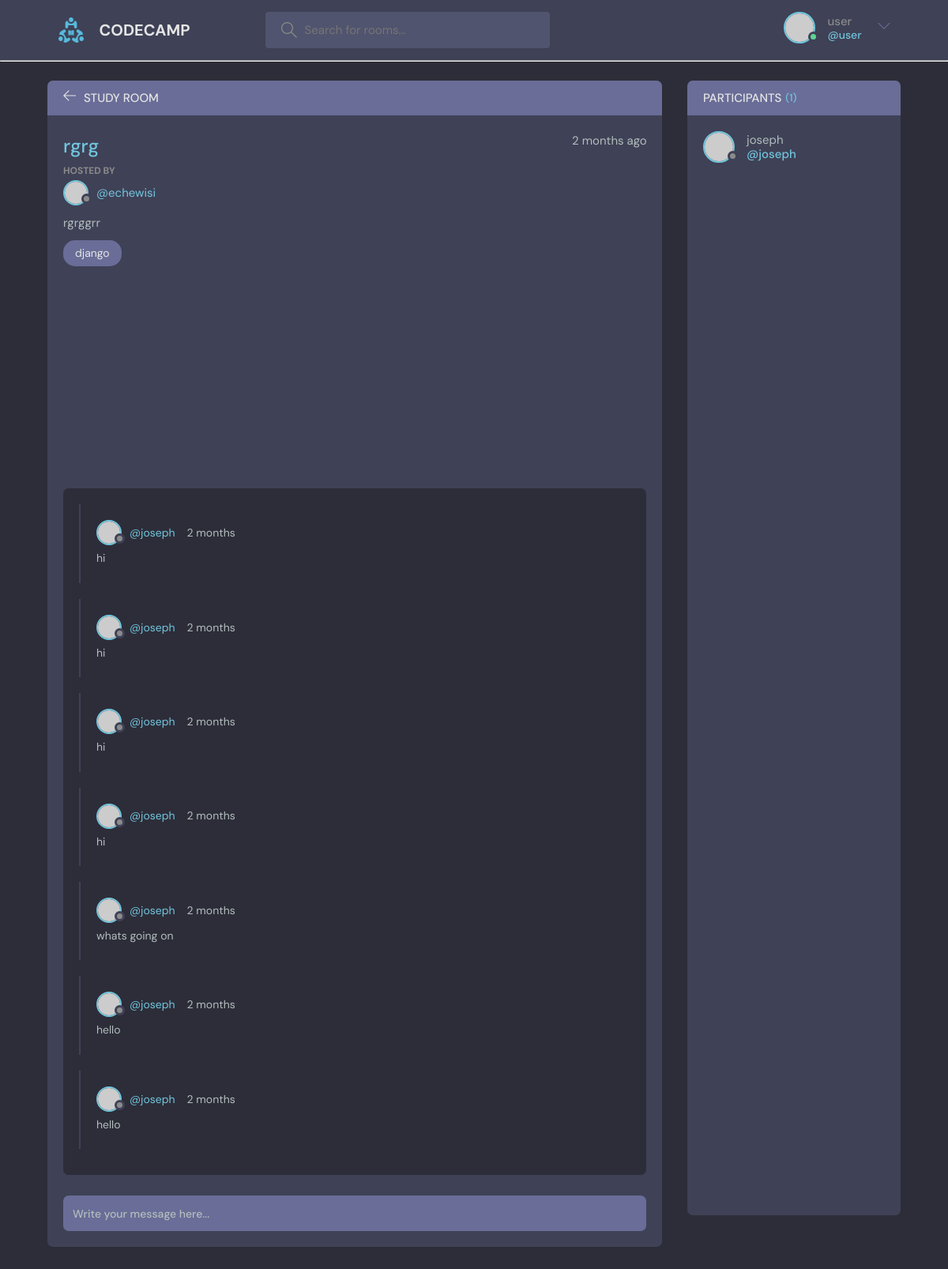
The app's page /room/7/ (signed in) with its own data.
### base/models.py (models this page shows, shortened)
class Room(models.Model):
    host=models.ForeignKey(User, on_delete= models.SET_NULL, null=True)
    topic= models.ForeignKey(Topic, on_delete= models.SET_NULL, null=True)
    name= models.CharField(max_length=200)
    description= models.TextField(null=True, blank= True)
    participants= models.ManyToManyField(User, related_name='participants', blank=True)
    updated= models.DateTimeField(auto_now= True)
    created= models.DateTimeField( auto_now_add= True)
    class Meta:
        ordering= ['-updated', '-created']

class Topic(models.Model):
    name=models.CharField(max_length=200)
    def __str__(self):
        return self.name

class Message(models.Model):
    user= models.ForeignKey(User, on_delete=models.CASCADE )
    room= models.ForeignKey(Room, on_delete=models.CASCADE )
    body= models.TextField()
    updated= models.DateTimeField(auto_now= True)
    created= models.DateTimeField( auto_now_add= True)
    class Meta:
        ordering= ['-updated', '-created']

### base/views.py (the view, shortened to what this page needs)
# urls.py: path('room/<str:pk>/', views.room, name='room'),
def room(request, pk):
    room = Room.objects.get(id=pk)
    room_messages = room.message_set.all()
    participants = room.participants.all()
    participants_count = room.participants.count()
    context = {'room': room, 'room_messages': room_messages,
            'participants': participants, 'participants_count': participants_count}
    return render(request, 'base/room.html', context)

### base/templates/base/room.html (shortened to what this page needs)
{%extends 'main.html'%}
{%block content%}
    <main class="profile-page layout layout--2">
      <div class="container">
        <div class="room">
          <div class="room__top">
            <div class="room__topLeft">
              <a href="{% url 'home' %}"  onclick="goback()" >
                <svg version="1.1" xmlns="http://www.w3.org/2000/svg" width="32" height="32" viewBox="0 0 32 32">
                  <title>arrow-left</title>
                  <path
                    d="M13.723 2.286l-13.723 13.714 13.719 13.714 1.616-1.611-10.96-10.96h27.625v-2.286h-27.625l10.965-10.965-1.616-1.607z"
                  ></path>
                </svg>
              </a>
              <h3>Study Room</h3>
            </div>
          </div>
          <div class="room__box scroll">
            <div class="room__header scroll">
              <div class="room__info">
                <h3>{{room.name}}</h3>
                <span>{{room.created|timesince}} ago</span>
              </div>
              <div class="room__hosted">
                <p>Hosted By</p>
                <a href="{% url 'profile' room.host.id %}" class="room__author">
                  <div class="avatar avatar--small">
                    <img src="https://randomuser.me/api/portraits/men/37.jpg" />
                  </div>
                  <span>@{{room.host.username}}</span>
                </a>
              </div>
              <div class="room__details">
                  {{room.description}}
              </div>
              <span class="room__topics">{{room.topic}}</span>
            </div>
            <div class="room__conversation">
              <div class="threads scroll">
                {%for message in room_messages%}
                <div class="thread">
                  <div class="thread__top">
                    <div class="thread__author">
                      <a href="{% url 'profile' message.user.id %}" class="thread__authorInfo">
                        <div class="avatar avatar--small">
                          <img src="https://randomuser.me/api/portraits/men/37.jpg" />
                        </div>
                        <span>@{{message.user}}</span>
                      </a>
                      <span class="thread__date">{{message.created|timesince}}</span>
                    </div>
                  </div>
                  <div class="thread__details">
                        {{message.body}}
                  </div>
                </div>
                {%endfor%}
              </div>
            </div>
          </div>
            <div class="room__message">
              <form action="#"><input name="" placeholder="Write your message here..." /></form>
            </div>
        </div>
        <div class="participants">
          <h3 class="participants__top">Participants <span>({{participants_count}})</span></h3>
          <div class="participants__list scroll">
            {%for user in participants %}
            <a href="{% url 'profile' user.id %}" class="participant">
              <div class="avatar avatar--medium">
                <img src="https://randomuser.me/api/portraits/men/37.jpg" />
              </div>
              <p>
                {{user.username}}
                <span>@{{user.username}}</span>
              </p>
            </a>
            {%endfor%}
          </div>
        </div>
      </div>
    </main>
{%endblock%}

### templates/navbar.html (shortened to what this page needs)
{% load static%}
<header class="header header--loggedIn">
    <div class="container">
        <a href="{%url 'home'%}" class="header__logo">
            <img src="{% static 'images/favicon.ico'%}" />
            <h1>CODECAMP</h1>
        </a>
        <form class="header__search" form="GET" action="{%url 'home'%}">
            <label>
                <input name="q" placeholder="Search for rooms..." />
            </label>
        </form>
        <nav class="header__menu">
            {%if request.user.is_authenticated %}
            <div class="header__user">
                <a href="{% url 'profile' user.id %}">
                    <div class="avatar avatar--medium active">
                        <img src="https://randomuser.me/api/portraits/men/37.jpg" />
                    </div>
                    <p>{{request.user}} <span>@{{request.user.username}}</span></p>
                </a>
                <button class="dropdown-button">
                    <svg version="1.1" xmlns="http://www.w3.org/2000/svg" width="32" height="32" viewBox="0 0 32 32">
                        <title>chevron-down</title>
                        <path d="M16 21l-13-13h-3l16 16 16-16h-3l-13 13z"></path>
                    </svg>
                </button>
            </div>
            {%else%}
            <a href="{% url 'login' %}">
                <img src="{% static 'images/avatar.svg' %}" / <p>Login</p>
            </a>
            {%endif%}
        </nav>
    </div>
</header>
<hr />

### records on screen
Room: name "rgrg", created "2 months", host.username "echewisi", description "rgrggrr", topic "django"
Message: user "joseph", created "2 months", body "hi"
Message: user "joseph", created "2 months", body "hi"
Message: user "joseph", created "2 months", body "hi"
Message: user "joseph", created "2 months", body "hi"
Message: user "joseph", created "2 months", body "whats going on"
Message: user "joseph", created "2 months", body "hello"
Message: user "joseph", created "2 months", body "hello"

### other values on screen
{{ request.user }} "user"
{{ request.user.username }} "user"
{{ participants_count }} "1"
{{ user.username }} "joseph"
